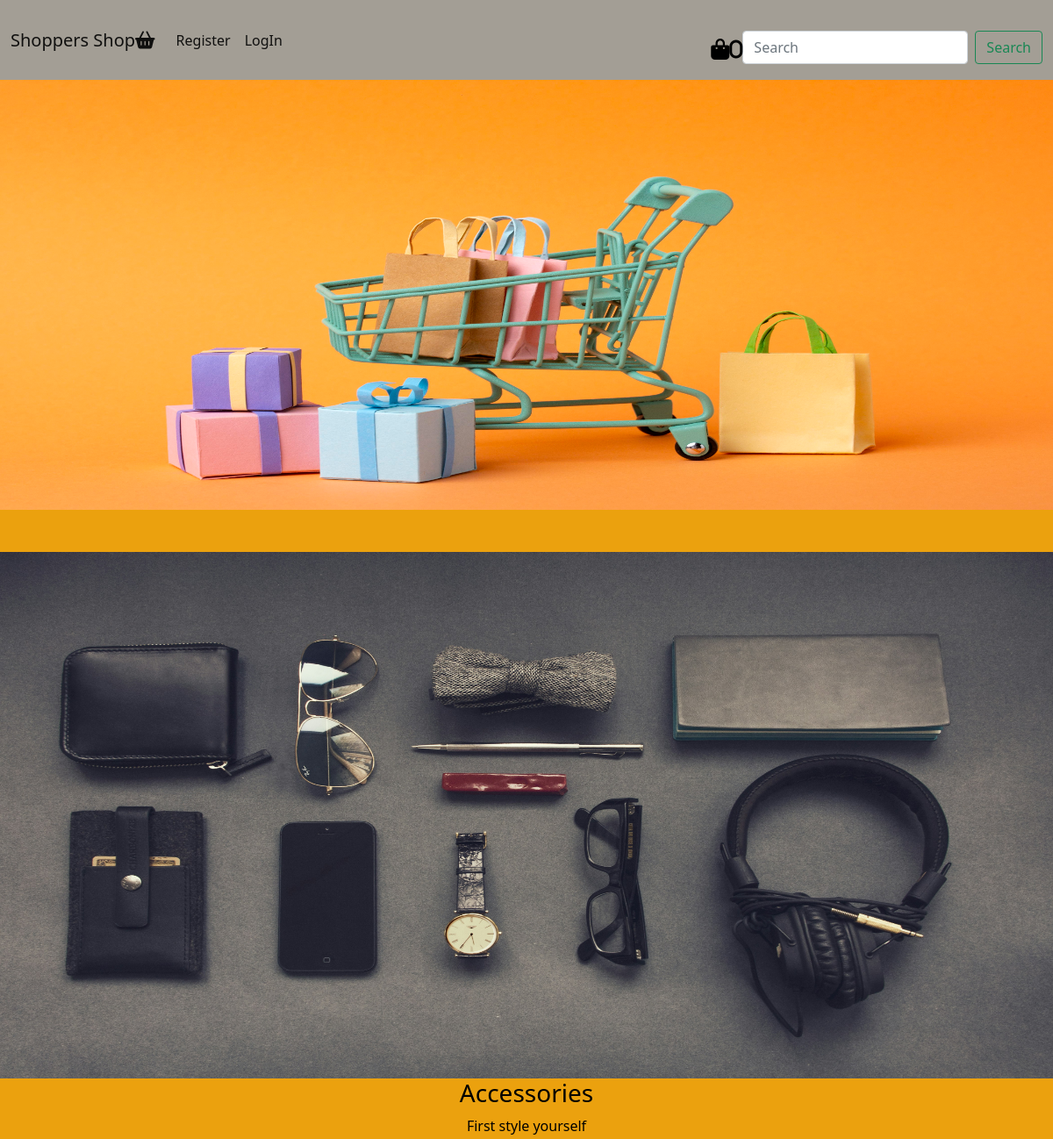
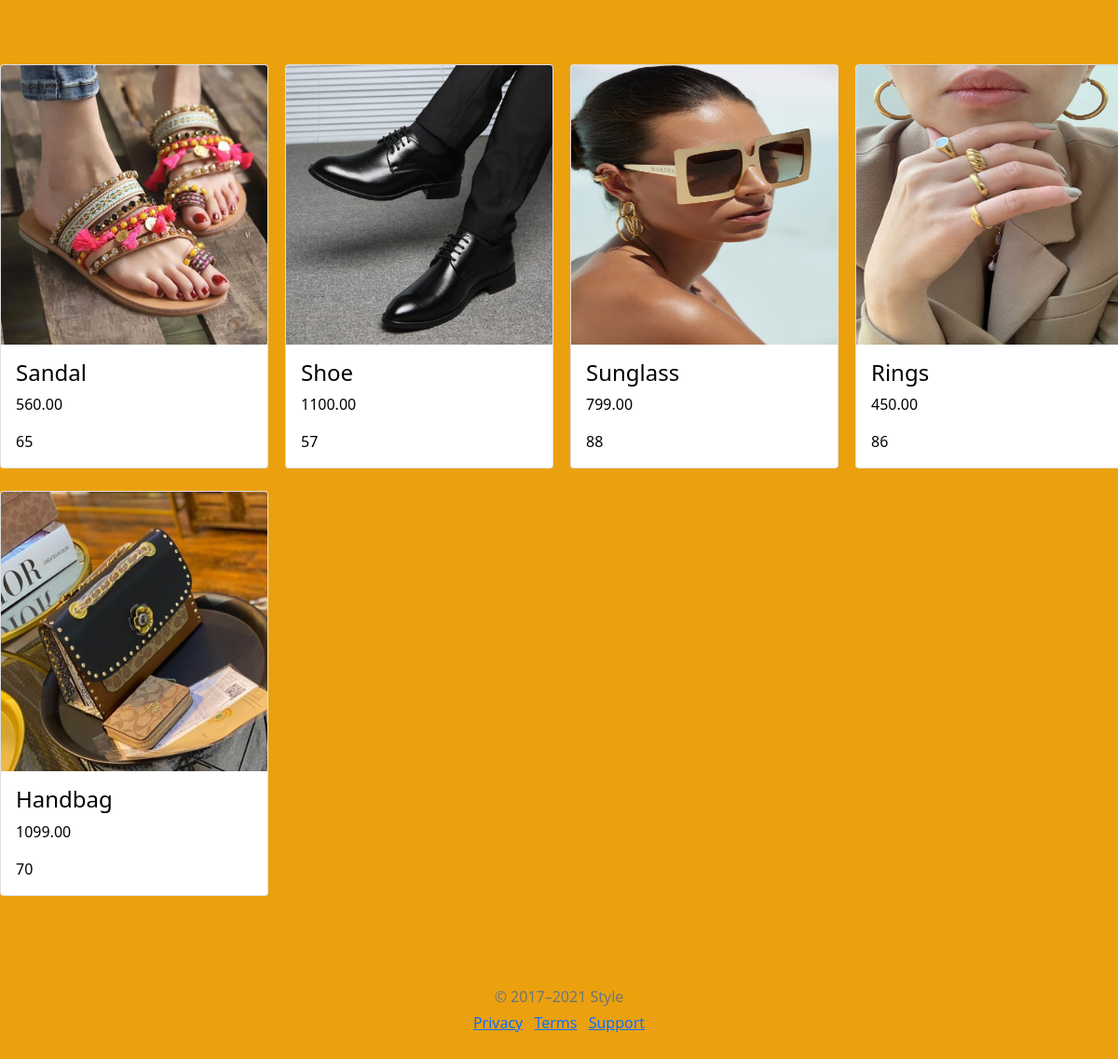
The app's page /product/3 with its own data (2 pictures, top to bottom).
### shop/models.py (models this page shows, shortened)
class Category(models.Model):
    name=models.CharField(max_length=30)
    desc=models.TextField()
    image = models.ImageField(upload_to='media/image',blank=True,null=True)

class Product(models.Model):
    name = models.CharField(max_length=30)
    desc = models.TextField()
    image = models.ImageField(upload_to='media/image', blank=True)
    price = models.DecimalField(max_digits=10,decimal_places=2)
    stock = models.IntegerField()
    available = models.BooleanField(default=True)
    created = models.DateTimeField(auto_now_add=True)
    updated = models.DateTimeField(auto_now=True)
    category = models.ForeignKey(Category,on_delete=models.CASCADE)

### shop/views.py (the view)
# urls.py: path('product/<int:i>',views.product,name='product'),
def product(request,i):
    c= Category.objects.get(id=i)
    p= Product.objects.filter(category=c)
    return render(request, 'product.html', {'c':c,'p':p})

### cart/context_processors.py (called while the page is built)
def total(request):
    u=request.user
    count=0
    if request.user.is_authenticated:
        try:
            item=Cart.objects.filter(user=u)
            count=item.count()
        except:
            count=0
    return {'count':count}

### shop/context_processors.py (called while the page is built)
def links(request):
    c=Category.objects.all()
    return {'links':c}

### templates/product.html
<!DOCTYPE html>
{% extends 'base.html' %}
{% load static %}
{% block content %}
<div class="mt-5 mb-5 text-center" >
            <img src="{{c.image.url}}" height="600px" width="100%">
            <h3>{{c.name}}</h3>
            <p>{{c.desc}}</p>
        </div>
<div class="row mb-5 mt-5">
    {% for i in p %}
	<div class="col-sm-3 mt-4">
	    <div class="card" style="width: 18rem;">
            <a href="{% url 'shop:productdetails' i.id %}"> <img src="{{i.image.url}}" height="300px" class="card-img-top" alt="..."></a>
            <div class="card-body">
                <h4 class="card-text">{{i.name}}</h4>
                <p class="card-text">{{i.price}}</p>
                <p class="card-text">{{i.stock}}</p>
            </div>
        </div>
    </div>
    {% endfor %}
</div>
{% endblock %}

### templates/base.html (shortened to what this page needs)
<!DOCTYPE html>
{% load static %}
<html lang="en">
<head>
    <link href="https://cdn.jsdelivr.net/npm/bootstrap@5.0.2/dist/css/bootstrap.min.css" rel="stylesheet">
   <link rel="stylesheet" href="https://cdnjs.cloudflare.com/ajax/libs/font-awesome/6.5.2/css/all.min.css" />
    <link rel="stylesheet" href="{% static 'css/style.css' %}">
</head>
<body>
    <nav class="navbar navbar-expand-lg navbar-light">
        <div class="container-fluid">
            <a class="navbar-brand" href="#">Shoppers Shop<i class="fa-solid fa-basket-shopping"></i></a>
        <div class="collapse navbar-collapse" id="navbarSupportedContent">
            <ul class="navbar-nav me-auto mb-2 mb-lg-0">
            {% if user.is_authenticated %}
            <li class="nav-item">
                <a class="nav-link active" aria-current="page" href="{% url 'shop:home' %}">Home</a>
            </li>
            <li class="nav-item">
                <a class="nav-link" href="{% url 'shop:category' %}">Categories Page</a>
            </li>
            <li class="nav-item dropdown">
                <a class="nav-link dropdown-toggle" href="#" id="navbarDropdown" role="button" data-bs-toggle="dropdown" aria-expanded="false">
            All Categories
                </a>
            <ul class="dropdown-menu" aria-labelledby="navbarDropdown">
                {% for i in links %}
            <li><a class="dropdown-item" href="{% url 'shop:product' i.id %}">{{i.name}}</a></li>
                {% endfor %}
            </ul>
            </li>
            <li class="nav-item">
                <a class="nav-link active" aria-current="page" href="{% url 'shop:user_logout' %}">LogOut</a>
            </li>
            <li class="nav-item">
                <a class="nav-link active" aria-current="page" href="{% url 'cart:order_view' %}">Your Orders</a>
            </li>
            {% else %}
          <li class="nav-item">
            <a class="nav-link active" aria-current="page" href="{% url 'shop:register' %}">Register</a>
            </li>
          <li class="nav-item">
            <a class="nav-link active" aria-current="page" href="{% url 'shop:user_login' %}">LogIn</a>
            {% endif %}
            </ul>
            <div class="d-flex" style="margin-top:48px;">
                <a href="{% url 'cart:cart_view' %}"><sup class="fa-solid fa-bag-shopping" style="font-size:150%; color:black;">{{count}}</sup></a></div>
            <div class="header-right mt-3">
                <form class="d-flex" method="post" action="{% url 'search:search_products' %}">
                    <input class="form-control me-2" type="search" name="q" placeholder="Search" aria-label="Search">
                    <button class="btn btn-outline-success" type="submit">Search</button>
                </form>
            </div>
        </div>
    </nav>
    <div id="bannerimage">
        <img src="{% static 'image/a.jpg' %}" height="490px" width="100%">
    </div>
{% block content %}
{% endblock %}
<div>
    <footer class="my-5 pt-5 text-muted text-center text-small">
        <p class="mb-1">© 2017–2021 Style</p>
        <ul class="list-inline">
            <li class="list-inline-item">
                <a href="#">Privacy</a></li>
            <li class="list-inline-item">
                <a href="#">Terms</a></li>
            <li class="list-inline-item">
                <a href="#">Support</a></li>
        </ul>
    </footer>
</div>
</body>
</html>

### static/css/style.css (style rules this page uses)
body { background-color:#eba10e; color:black; }
.navbar { background-color:#a39e95; }

### records on screen
Category: image (picture), name "Accessories", desc "First style yourself"
Product: image (picture), name "Sandal", price "560.00", stock "65"
Product: image (picture), name "Shoe", price "1100.00", stock "57"
Product: image (picture), name "Sunglass", price "799.00", stock "88"
Product: image (picture), name "Rings", price "450.00", stock "86"
Product: image (picture), name "Handbag", price "1099.00", stock "70"

### other values on screen
{{ count }} "0"
